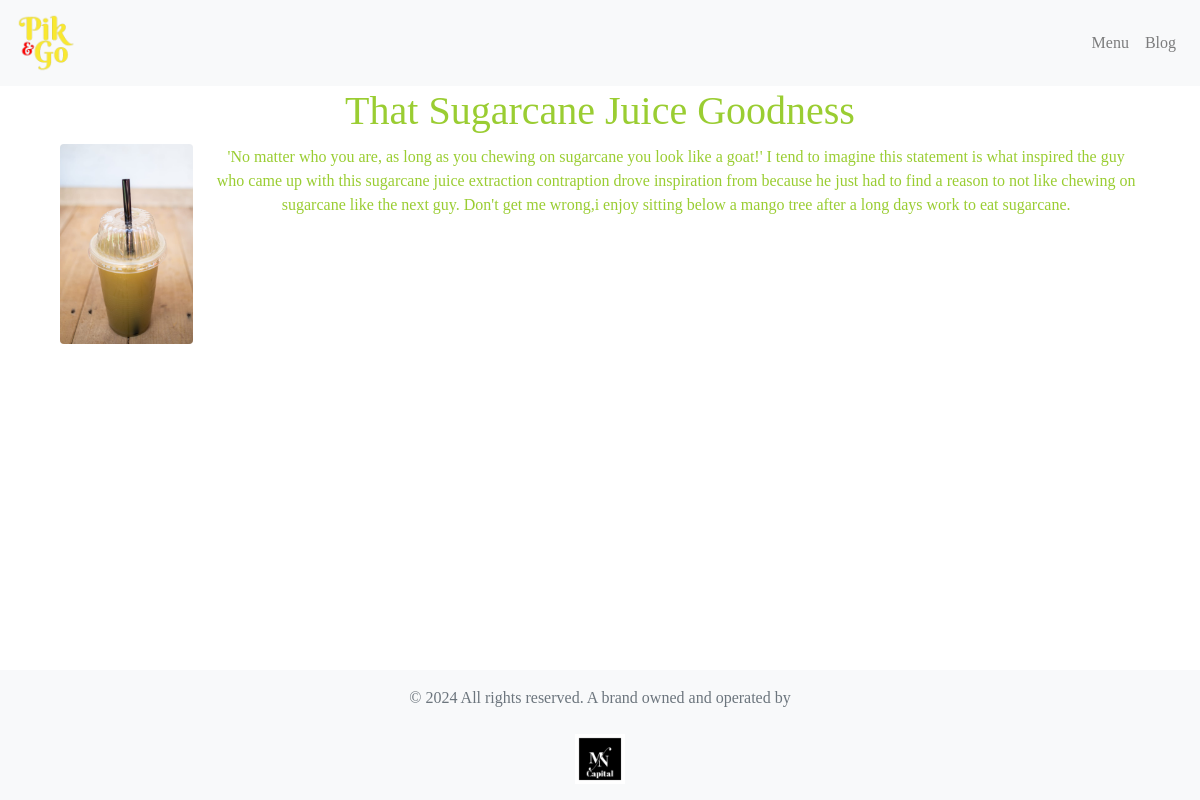
/post/1, run on the app's committed database.
### app.py (models this page shows)
class Content(db.Model):
    id = db.Column(db.Integer, primary_key=True)
    title = db.Column(db.String(255), nullable=False)
    body = db.Column(db.Text, nullable=False)
    image_filename = db.Column(db.String(255))
    created_at = db.Column(db.DateTime, default=datetime.utcnow)

### app.py (the view)
@app.route('/post/<int:post_id>')
def post(post_id):
    post = Content.query.get(post_id)
    if post:
        return render_template('post.html', post=post)
    else:
        flash('Post not found', 'danger')
        return redirect(url_for('index'))

### templates/post.html (shortened to what this page needs)
{% extends 'base.html' %}
{% block content %}
<div class="container">
    <h1>{{ post.title }}</h1>
    {% if post.image_filename %}
    <img src="{{ url_for('static', filename='uploads/' + post.image_filename) }}" alt="Post Image" class="img-fluid rounded float-left" style="max-width: 200px; max-height: 200px; margin-right: 20px;">
    {% endif %}
    <p>{{ post.body }}</p>
</div>
{% endblock %}

### static/css/style.css (style rules this page uses)
body { font-family: 'BerkshireSwash', cursive; }
h1, h2, h3, h4, p { font-family: 'BerkshireSwash', cursive; color: yellowgreen; text-align: center; padding: 1px; }

### data on the page
Content: title "That Sugarcane Juice Goodness", image_filename (picture), body "'No matter who you are, as long as you chewing on sugarcane you look like a goat!' I tend to imagine this statement is what inspired the guy who came up with this sugarcane juice extraction contraption drove inspiration from because he just had to find a reason to not like chewing on sugarcane like the next guy. Don't get me wrong,i enjoy sitting below a mango tree after a long days work to eat sugarcane."
